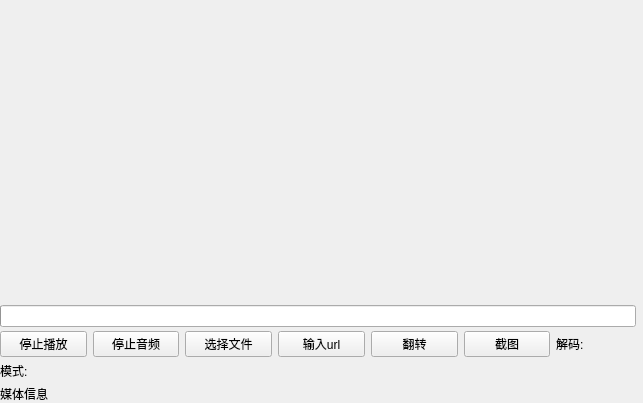
<?xml version="1.0" encoding="UTF-8"?>
<ui version="4.0">
 <class>QtM1PlayerDemoClass</class>
 <widget class="QMainWindow" name="QtM1PlayerDemoClass">
  <property name="geometry">
   <rect>
    <x>0</x>
    <y>0</y>
    <width>643</width>
    <height>403</height>
   </rect>
  </property>
  <property name="windowTitle">
   <string>QtM1PlayerDemo</string>
  </property>
  <widget class="QWidget" name="centralWidget">
   <layout class="QGridLayout" name="gridLayout">
    <property name="leftMargin">
     <number>0</number>
    </property>
    <property name="topMargin">
     <number>0</number>
    </property>
    <property name="rightMargin">
     <number>0</number>
    </property>
    <property name="bottomMargin">
     <number>0</number>
    </property>
    <property name="spacing">
     <number>0</number>
    </property>
    <item row="0" column="0">
     <layout class="QVBoxLayout" name="verticalLayout" stretch="10,1,0,0,0">
      <property name="spacing">
       <number>0</number>
      </property>
      <item>
       <layout class="QHBoxLayout" name="horizontalLayout_2"/>
      </item>
      <item>
       <layout class="QHBoxLayout" name="horizontalLayout">
        <property name="spacing">
         <number>0</number>
        </property>
        <item>
         <widget class="QProgressBar" name="pbProgress">
          <property name="value">
           <number>0</number>
          </property>
          <property name="format">
           <string/>
          </property>
         </widget>
        </item>
        <item>
         <widget class="QLabel" name="tvTime">
          <property name="text">
           <string/>
          </property>
         </widget>
        </item>
       </layout>
      </item>
      <item>
       <layout class="QHBoxLayout" name="horizontalLayout_4">
        <item>
         <widget class="QPushButton" name="btPlay">
          <property name="text">
           <string>停止播放</string>
          </property>
         </widget>
        </item>
        <item>
         <widget class="QPushButton" name="btAudio">
          <property name="text">
           <string>停止音频</string>
          </property>
         </widget>
        </item>
        <item>
         <widget class="QPushButton" name="btSelectFile">
          <property name="text">
           <string>选择文件</string>
          </property>
         </widget>
        </item>
        <item>
         <widget class="QPushButton" name="btInput">
          <property name="text">
           <string>输入url</string>
          </property>
         </widget>
        </item>
        <item>
         <widget class="QPushButton" name="btReverse">
          <property name="text">
           <string>翻转</string>
          </property>
         </widget>
        </item>
        <item>
         <widget class="QPushButton" name="btScreenShot">
          <property name="text">
           <string>截图</string>
          </property>
         </widget>
        </item>
        <item>
         <widget class="QLabel" name="label_2">
          <property name="text">
           <string>解码:</string>
          </property>
          <property name="scaledContents">
           <bool>true</bool>
          </property>
         </widget>
        </item>
       </layout>
      </item>
      <item>
       <layout class="QHBoxLayout" name="llViewMode">
        <property name="topMargin">
         <number>5</number>
        </property>
        <property name="bottomMargin">
         <number>5</number>
        </property>
        <item>
         <widget class="QLabel" name="label">
          <property name="text">
           <string>模式:</string>
          </property>
         </widget>
        </item>
       </layout>
      </item>
      <item>
       <widget class="QLabel" name="tvInfo">
        <property name="text">
         <string>媒体信息</string>
        </property>
        <property name="margin">
         <number>8</number>
        </property>
       </widget>
      </item>
     </layout>
    </item>
   </layout>
  </widget>
 </widget>
 <layoutdefault spacing="6" margin="11"/>
 <resources/>
 <connections/>
</ui>
